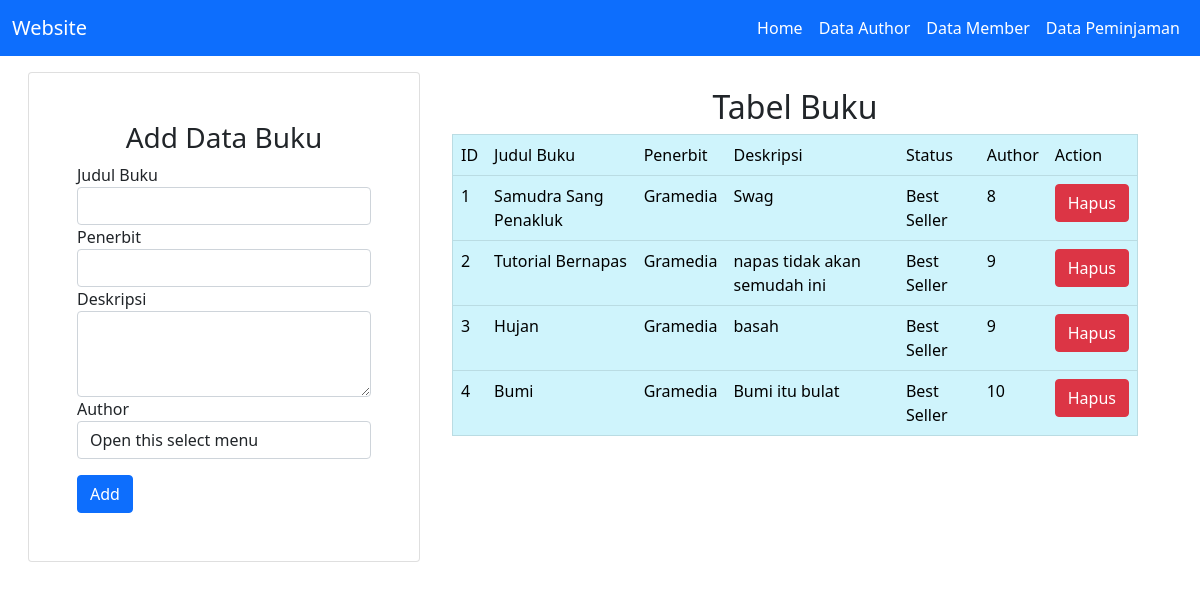
The page / on the database its author committed.
### tables this page shows
CREATE TABLE `buku` (
  `id_buku` int(11) NOT NULL,
  `judul_buku` varchar(100) NOT NULL,
  `penerbit` varchar(100) NOT NULL,
  `deskripsi` text NOT NULL,
  `status` varchar(50) NOT NULL,
  `id_author` int(11) NOT NULL
);

### conf.php (called while the page is built)
<?php
    $db_host = "localhost";
    $db_user = "root";
    $db_pass = "";
    $db_name = "latihan11";
?>

### includes/DB.class.php (called while the page is built, shortened)
<?php
class DB
{
    var $db_host = "";
    var $db_user = "";
    var $db_pass = "";
    var $db_name = "";
    var $db_link = "";
    var $result = 0;
    function DB($db_host = '', $db_user = '', $db_pass = '', $db_name = '')
    {
        $this->db_host = $db_host;
        $this->db_user = $db_user;
        $this->db_pass = $db_pass;
        $this->db_name = $db_name;
    }
    function open()
    {
        $this->db_link = mysqli_connect($this->db_host, $this->db_user, $this->db_pass, $this->db_name);
    }
    function execute($query = "")
    {
        $this->result = mysqli_query($this->db_link, $query);
        return $this->result;
    }
    function getResult()
    {
        return mysqli_fetch_array($this->result);
    }
}
?>

### includes/Buku.class.php (called while the page is built, shortened)
<?php
class Buku extends DB
{
    function getBuku()
    {
        $query = "SELECT * FROM buku";
        return $this->execute($query);
    }
}
?>

### index.php (the view, shortened to what this page needs)
<?php
include("conf.php");
include("includes/Template.class.php");
include("includes/DB.class.php");
include("includes/Buku.class.php");
$buku = new Buku($db_host, $db_user, $db_pass, $db_name);
$buku->open();
$buku->getBuku();
$status = false;
$data = null;
$no = 1;
while (list($id, $judul, $penerbit, $deskripsi, $status, $id_author) = $buku->getResult())
{
    if ($status == "Best Seller")
    {
        $data .= "<tr>
            <td>" . $no++ . "</td>
            <td>" . $judul . "</td>
            <td>" . $penerbit . "</td>
            <td>" . $deskripsi . "</td>
            <td>" . $status . "</td>
            <td>" . $id_author . "</td>
            <td>
            <a href='index.php?id_hapus=" . $id . "' class='btn btn-danger' '>Hapus</a>
            </td>
            </tr>";
    }
}

### includes/Template.class.php (shortened to what this page needs)
<?php
class Template
{
    var $content = '';
    function Template($filename='')
    {
        $this->content = implode('', @file($filename));
    }
    function clear()
    {
        $this->content = preg_replace("/DATA_[A-Z|_|0-9]+/", "", $this->content);
    }
    function write()
    {
        print $this->content;
    }
    function replace($old = '', $new = '')
    {
        if (is_int($new)) {
            $value = sprintf("%d", $new);
        }
        elseif (is_float($new)) {
            $value = sprintf("%f", $new);
        }
        elseif (is_array($new)) {
            $value = '';
            foreach ($new as $item) {
                $value .= $item. ' ';
            }
        }
        else {
            $value = $new;
        }
        $this->content = preg_replace("/$old/", $value, $this->content);
    }
}
?>

### rows shown on the page
buku: judul_buku "Samudra Sang Penakluk", penerbit "Gramedia", deskripsi "Swag", status "Best Seller", id_author "8"
buku: judul_buku "Tutorial Bernapas", penerbit "Gramedia", deskripsi "napas tidak akan semudah ini", status "Best Seller", id_author "9"
buku: judul_buku "Hujan", penerbit "Gramedia", deskripsi "basah", status "Best Seller", id_author "9"
buku: judul_buku "Bumi", penerbit "Gramedia", deskripsi "Bumi itu bulat", status "Best Seller", id_author "10"
